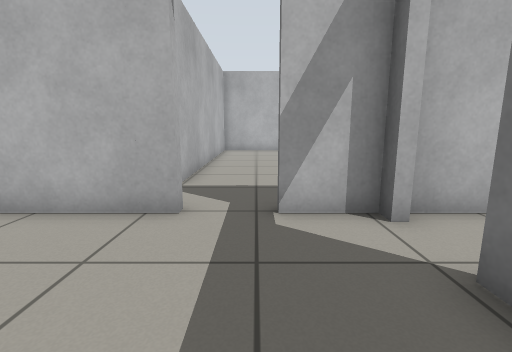
view 1 (above)

14 first-person views from a walk through a robot-simulator world made for Gazebo. The camera is 0.77 m above the floor, tilts 10° down and sees 85° across. The floor is counted in squares, 0.5 m on a side. Each view is taken from the middle of a square. On the plan, view 1 faces up. The plan holds only what a view shows up to about 14 squares ahead; the rest is blank.

view 2
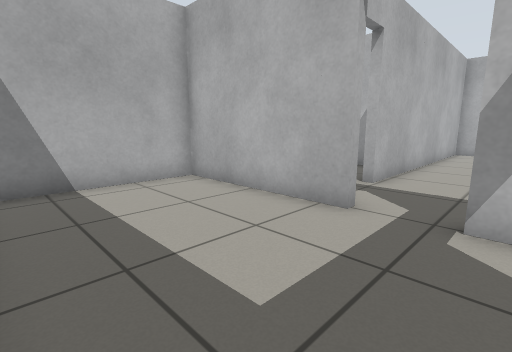

view 3
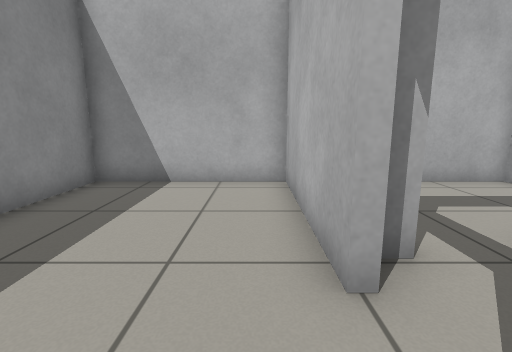

view 4
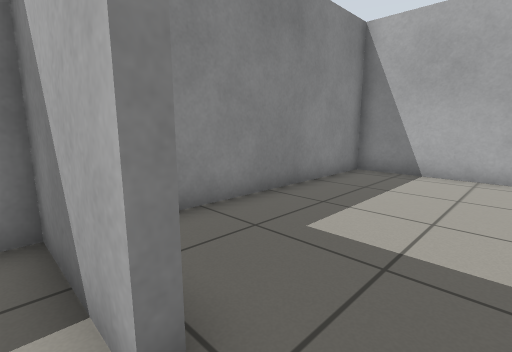

view 5
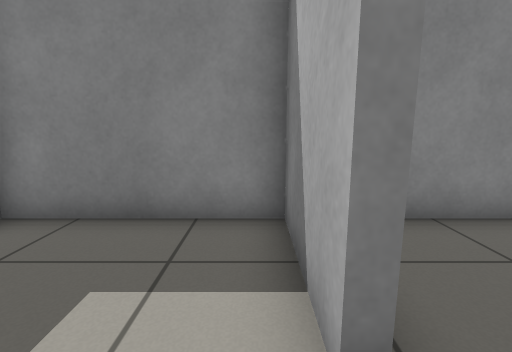

view 6
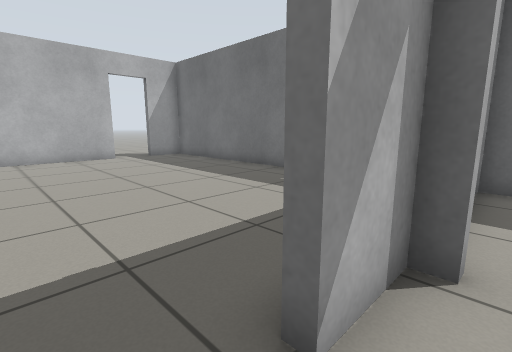

view 7
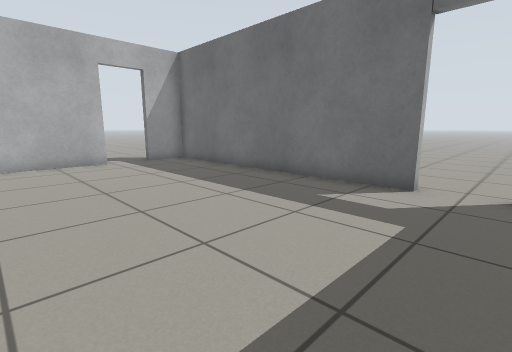

view 8
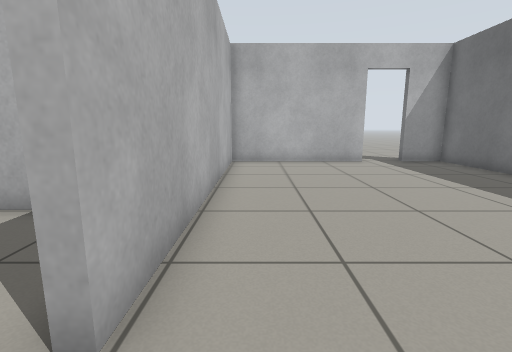

view 9
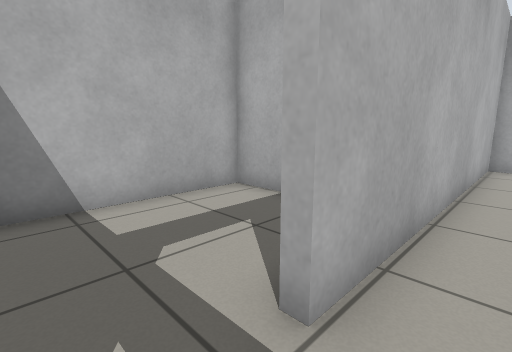

view 10
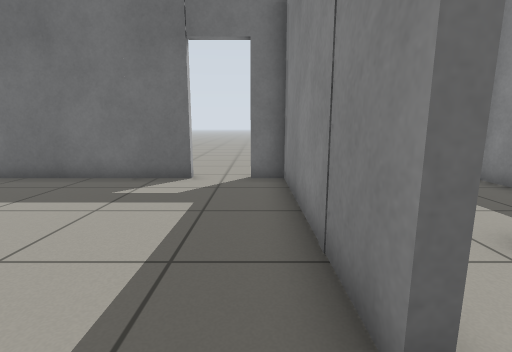

view 11
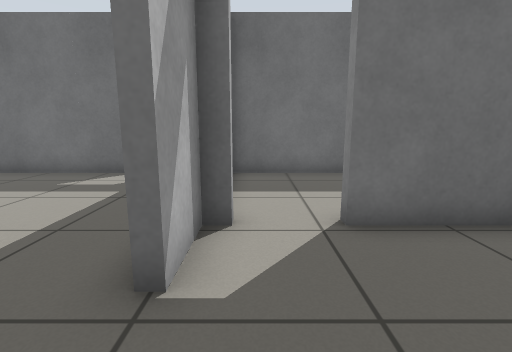

view 12
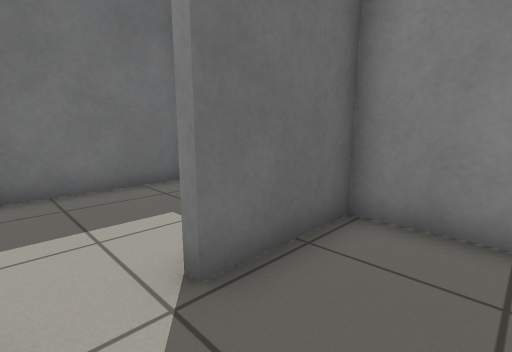

view 13
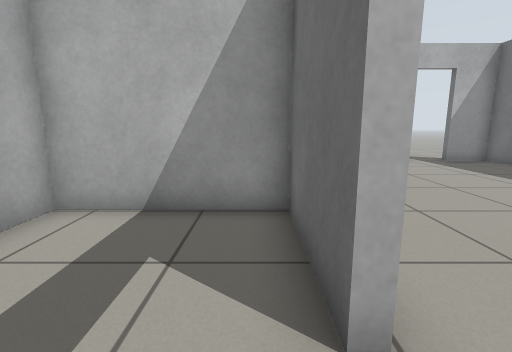

view 14
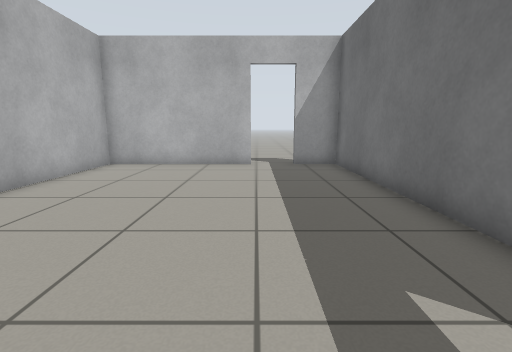

### Floor plan
Points are (right, up) in squares from view 1. A wall is a line through its corners. A room is listed if a view was taken in it or the views show most of it. See-through windows are left out.
Room 1 (views 1, 2, 3, 6, 11, 12)
walls: (-1.4, 4.9) (-6.8, 4.9) (-6.8, -0.5) (2.2, -0.5) (2.2, 2.6); (2.2, 4.9) (0.4, 4.9)
ways out: open door at (2, 3.5) to room 2; open door at (-0.5, 5) to room 3
Room 2 (views 4, 5)
walls: (2.5, 2.6) (2.5, -0.5) (7.3, -0.5) (7.3, 4.9); (4.2, 4.9) (2.7, 4.9)
ways out: open door at (2, 3.5) to room 1
Room 3 (views 7, 8, 9, 10, 14)
walls: (7.3, 7.9) (7.3, 18.5) (5.5, 18.5); (3.9, 18.5) (-2.1, 18.5) (-2.1, 7.7); (0.4, 5.1) (7.3, 5.1) (7.3, 6.3); (-2.1, 5.9) (-2.1, 5.4)
ways out: open door at (-0.5, 5) to room 1; open door at (-2, 6.5) to room 4; open door at (4.5, 19); open door at (7.3, 7.3)
Room 4 (view 13)
walls: (-2.4, 7.7) (-2.4, 11.1) (-6.8, 11.1) (-6.8, 6.1)
ways out: open door at (-2, 6.5) to room 3

Positions as (right, up) in squares from view 1, and headings:
1: (0, 0), facing up
2: (1, 0), facing up-left
3: (1, 4), facing left
4: (3, 4), facing down-left
5: (3, 4), facing down
6: (-1, 4), facing up-right
7: (0, 6), facing up-right
8: (-1, 6), facing up
9: (-1, 6), facing up-left
10: (-1, 6), facing right
11: (-2, 4), facing right
12: (0, 4), facing down-right
13: (-3, 6), facing up
14: (4, 7), facing up
